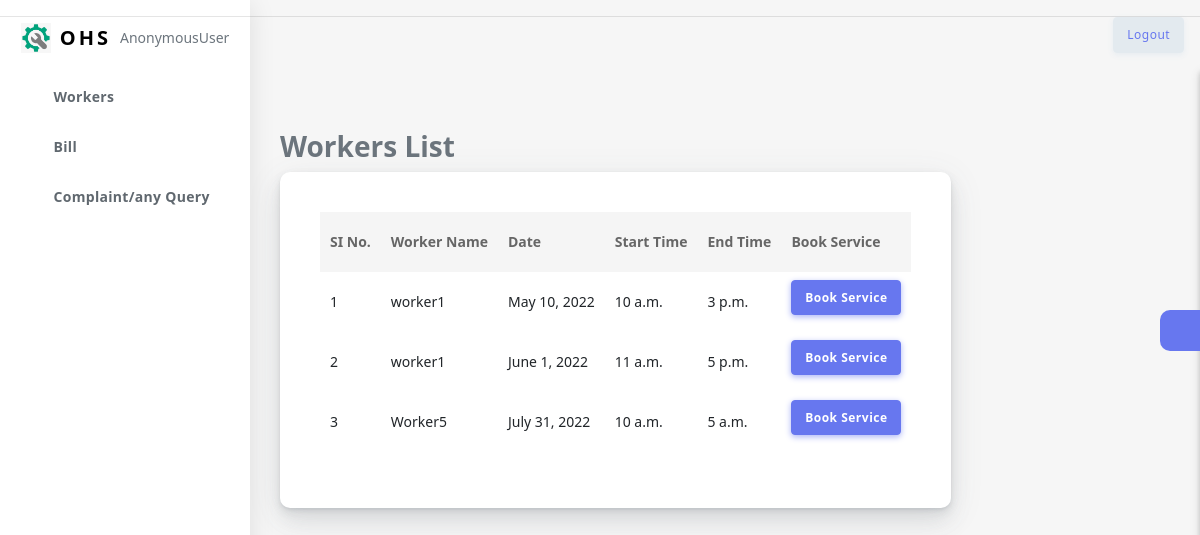
The page /customerscheduleview on the database its author committed.
### OnlineHomeServiceApp/models.py (models this page shows)
class AppointmentSchedule(models.Model):
    worker = models.ForeignKey(Worker,on_delete=models.CASCADE)
    date = models.DateField()
    start_time = models.TimeField()
    end_time = models.TimeField()

class Worker(models.Model):
    user =models.ForeignKey(Login,on_delete=models.CASCADE,related_name='worker')
    name = models.CharField(max_length=100)
    area = models.CharField(max_length=100)
    category = models.CharField(max_length=100)
    contact_no = models.CharField(max_length=50)
    photo = models.ImageField(upload_to='uploads')
    def __str__(self):
        return self.name

### OnlineHomeServiceApp/views.py (the view)
# urls.py: path('customerscheduleview',views.customerscheduleview,name='customerscheduleview'),
def customerscheduleview(request):
    cs = AppointmentSchedule.objects.all()
    context = {
        'schedule':cs
    }
    return render(request,'CUSTOMER/scheduleview.html',context)

### templates/CUSTOMER/scheduleview.html (shortened to what this page needs)
{% extends 'CUSTOMER/customerhome.html' %}
{% block content %}
{% load crispy_forms_tags %}
<h3>Workers List</h3>
     <div class="section-body">
           <div class="invoice">
          <table class="table">
  <thead>
    <tr>
       <th scope="col">SI No.</th>
       <th scope="col">Worker Name</th>
       <th scope="col">Date</th>
       <th scope="col">Start Time</th>
        <th scope="col">End Time</th>
        <th scope="col">Book Service</th>
    </tr>
  </thead>
  <tbody>
  {% for i in schedule %}
    <tr>
      <td scope="row"> {{forloop.counter}}</td>
        <td>{{i.worker}}</td>
       <td> {{i.date}}</td>
      <td> {{i.start_time}}</td>
      <td> {{i.end_time}}</td>
        <td>
             <label><a href="{% url 'bookserviceform' i.id %}"><button type="submit" class="btn btn-primary">Book Service</button></a></label>
        </td>
    </tr>
  {% endfor %}
  </tbody>
          </table>
        </div>
              </div>
{% endblock %}

### templates/CUSTOMER/scheduleview.html (style rules this page uses)
.section-body { display: flex; justify-content: space-between; flex-direction: row; flex-wrap: wrap; }
.invoice { border:0px solid black; }

### templates/CUSTOMER/customerhome.html (style rules this page uses)
.invoice { border:0px solid black; }

### rows shown on the page
AppointmentSchedule: worker "worker1", date "May 10, 2022", start_time "10 a.m.", end_time "3 p.m."
AppointmentSchedule: worker "worker1", date "June 1, 2022", start_time "11 a.m.", end_time "5 p.m."
AppointmentSchedule: worker "Worker5", date "July 31, 2022", start_time "10 a.m.", end_time "5 a.m."

### other values the page prints
{{ request.user }} "AnonymousUser"
